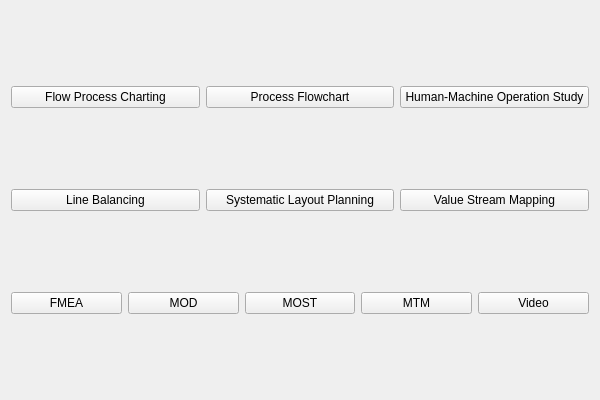
<?xml version="1.0" encoding="UTF-8"?>
<ui version="4.0">
 <class>Tools</class>
 <widget class="QWidget" name="Tools">
  <property name="geometry">
   <rect>
    <x>0</x>
    <y>0</y>
    <width>600</width>
    <height>400</height>
   </rect>
  </property>
  <property name="minimumSize">
   <size>
    <width>600</width>
    <height>400</height>
   </size>
  </property>
  <property name="maximumSize">
   <size>
    <width>600</width>
    <height>400</height>
   </size>
  </property>
  <property name="windowTitle">
   <string>Form</string>
  </property>
  <layout class="QVBoxLayout" name="verticalLayout">
   <item>
    <layout class="QHBoxLayout" name="horizontalLayout">
     <item>
      <widget class="QPushButton" name="flowProcessBtn">
       <property name="text">
        <string>Flow Process Charting</string>
       </property>
      </widget>
     </item>
     <item>
      <widget class="QPushButton" name="processFlowBtn">
       <property name="text">
        <string>Process Flowchart</string>
       </property>
      </widget>
     </item>
     <item>
      <widget class="QPushButton" name="humanMachineBtn">
       <property name="text">
        <string>Human-Machine Operation Study</string>
       </property>
      </widget>
     </item>
    </layout>
   </item>
   <item>
    <layout class="QHBoxLayout" name="horizontalLayout_2">
     <item>
      <widget class="QPushButton" name="lineBalancingBtn">
       <property name="text">
        <string>Line Balancing</string>
       </property>
      </widget>
     </item>
     <item>
      <widget class="QPushButton" name="SLPBtn">
       <property name="text">
        <string>Systematic Layout Planning</string>
       </property>
      </widget>
     </item>
     <item>
      <widget class="QPushButton" name="VSMBtn">
       <property name="text">
        <string>Value Stream Mapping</string>
       </property>
      </widget>
     </item>
    </layout>
   </item>
   <item>
    <layout class="QHBoxLayout" name="horizontalLayout_3">
     <item>
      <widget class="QPushButton" name="FMEABtn">
       <property name="text">
        <string>FMEA</string>
       </property>
      </widget>
     </item>
     <item>
      <widget class="QPushButton" name="MODBtn">
       <property name="text">
        <string>MOD</string>
       </property>
      </widget>
     </item>
     <item>
      <widget class="QPushButton" name="MOSTBtn">
       <property name="text">
        <string>MOST</string>
       </property>
      </widget>
     </item>
     <item>
      <widget class="QPushButton" name="MTMBtn">
       <property name="text">
        <string>MTM</string>
       </property>
      </widget>
     </item>
     <item>
      <widget class="QPushButton" name="VideoBtn">
       <property name="text">
        <string>Video</string>
       </property>
      </widget>
     </item>
    </layout>
   </item>
  </layout>
 </widget>
 <resources/>
 <connections/>
</ui>
